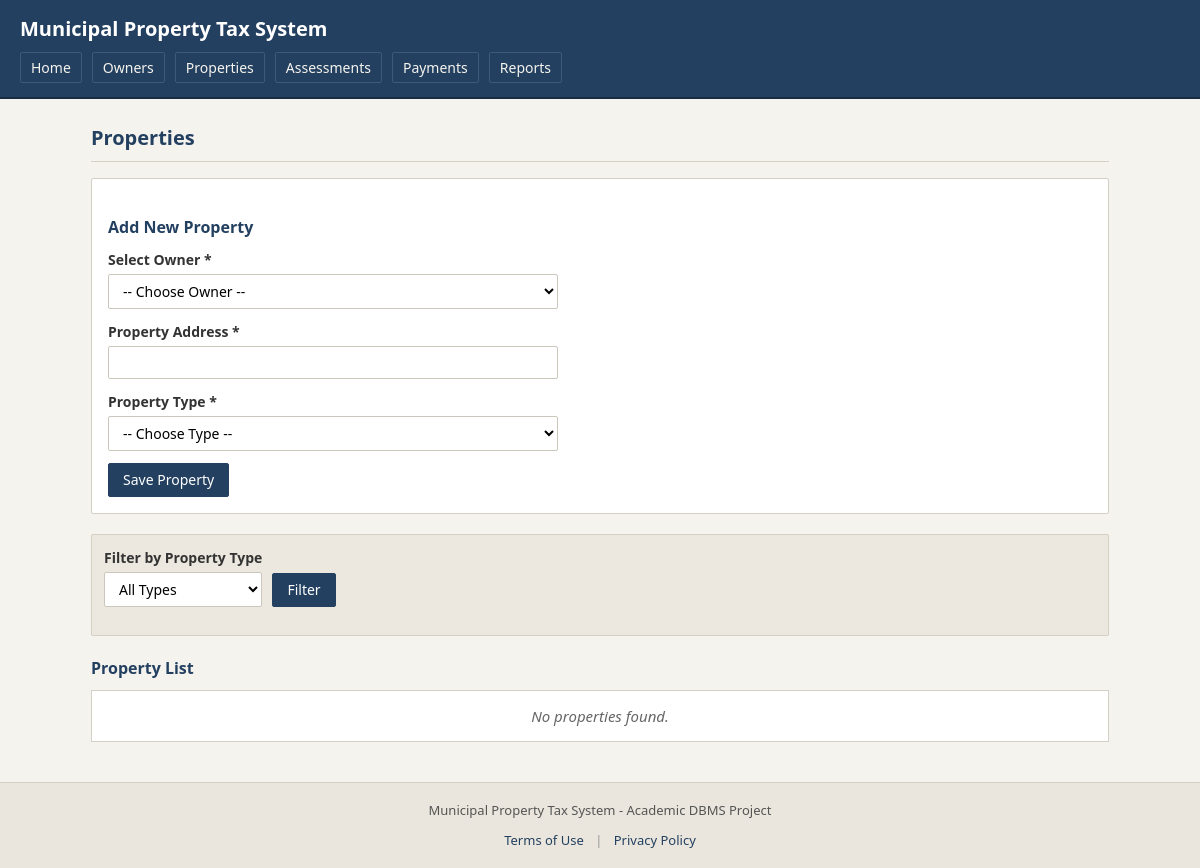
/properties.php, run on an earlier commit of the app's database.
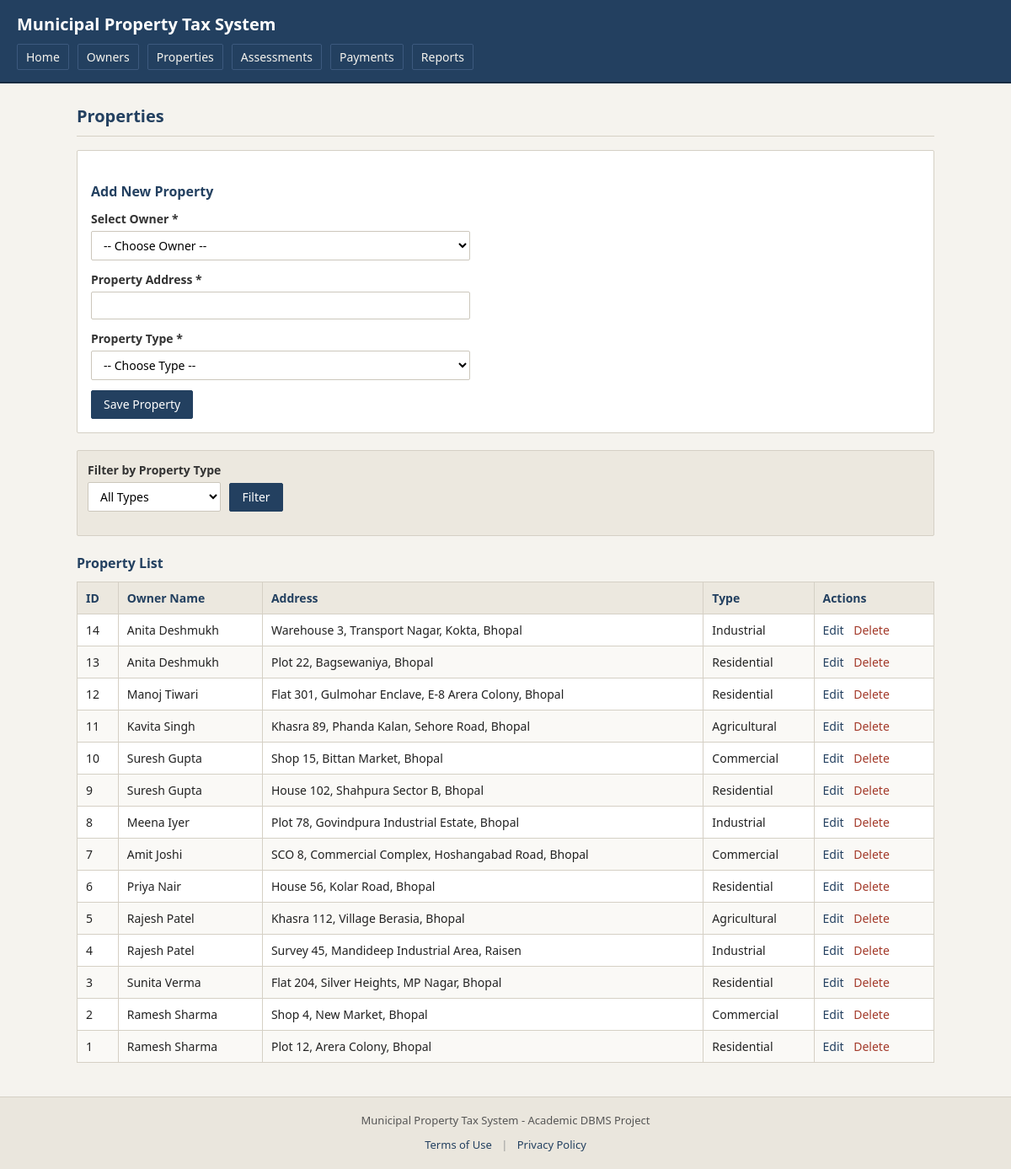
And on a later commit of the database.
### tables this page shows
CREATE TABLE Properties (
    property_id INT AUTO_INCREMENT PRIMARY KEY,
    owner_id INT NOT NULL,
    property_address VARCHAR(255) NOT NULL,
    property_type VARCHAR(30) NOT NULL,
    FOREIGN KEY (owner_id) REFERENCES PropertyOwners(owner_id)
);

CREATE TABLE PropertyOwners (
    owner_id INT AUTO_INCREMENT PRIMARY KEY,
    owner_name VARCHAR(100) NOT NULL,
    phone CHAR(10) NOT NULL,
    email VARCHAR(100)
);

### properties.php (the view, shortened to what this page needs)
<?php
include 'includes/db.php';
$allowed_types = ['Residential', 'Commercial', 'Industrial', 'Agricultural'];
$selected_type = isset($_GET['type']) ? trim($_GET['type']) : '';
if (in_array($selected_type, $allowed_types, true)) {
    $sql = "SELECT p.property_id, p.property_address, p.property_type, o.owner_name
            FROM Properties p
            JOIN PropertyOwners o ON p.owner_id = o.owner_id
            WHERE p.property_type = ?
            ORDER BY p.property_id DESC";
    $stmt = mysqli_prepare($con, $sql);
    mysqli_stmt_bind_param($stmt, "s", $selected_type);
    mysqli_stmt_execute($stmt);
    $result = mysqli_stmt_get_result($stmt);
} else {
    $sql = "SELECT p.property_id, p.property_address, p.property_type, o.owner_name
            FROM Properties p
            JOIN PropertyOwners o ON p.owner_id = o.owner_id
            ORDER BY p.property_id DESC";
    $result = mysqli_query($con, $sql);
}
include 'includes/header.php';
?>
<h1 class="page-title">Properties</h1>
<div class="card-box">
    <h2 class="section-title">Add New Property</h2>
    <form method="POST" action="properties.php">
        <div class="form-group">
            <label for="owner_id">Select Owner *</label>
            <select id="owner_id" name="owner_id" class="form-control" required>
                <option value="">-- Choose Owner --</option>
            </select>
        </div>
        <div class="form-group">
            <label for="property_address">Property Address *</label>
            <input type="text" id="property_address" name="property_address" class="form-control" required maxlength="255">
        </div>
        <div class="form-group">
            <label for="property_type">Property Type *</label>
            <select id="property_type" name="property_type" class="form-control" required>
                <option value="">-- Choose Type --</option>
            </select>
        </div>
        <button type="submit" class="btn">Save Property</button>
    </form>
</div>
<div class="filter-box">
    <form method="GET" action="properties.php" class="form-inline">
        <div class="form-group">
            <label for="type">Filter by Property Type</label>
            <select id="type" name="type" class="form-control">
                <option value="">All Types</option>
            </select>
        </div>
        <button type="submit" class="btn">Filter</button>
    </form>
</div>
<h2 class="section-title">Property List</h2>
<?php if ($result && mysqli_num_rows($result) > 0): ?>
    <div class="table-responsive">
        <table class="table">
            <thead>
                <tr>
                    <th>ID</th>
                    <th>Owner Name</th>
                    <th>Address</th>
                    <th>Type</th>
                    <th>Actions</th>
                </tr>
            </thead>
            <tbody>
                <?php while ($row = mysqli_fetch_assoc($result)): ?>
                    <tr>
                        <td><?php echo (int)$row['property_id']; ?></td>
                        <td><?php echo htmlspecialchars($row['owner_name']); ?></td>
                        <td><?php echo htmlspecialchars($row['property_address']); ?></td>
                        <td><?php echo htmlspecialchars($row['property_type']); ?></td>
                        <td class="action-links">
                            <a href="property_edit.php?id=<?php echo (int)$row['property_id']; ?>">Edit</a>
                            <a href="delete.php?type=property&id=<?php echo (int)$row['property_id']; ?>" class="text-danger">Delete</a>
                        </td>
                    </tr>
                <?php endwhile; ?>
            </tbody>
        </table>
    </div>
<?php else: ?>
    <div class="empty-msg">No properties found.</div>
<?php endif; ?>
<?php
include 'includes/footer.php';
?>

What changed in the data, as far as the page shows it:
added properties: property_id "14", owner.owner_name "Anita Deshmukh", property_address "Warehouse 3, Transport Nagar, Kokta, Bhopal", property_type "Industrial"
added properties: property_id "13", owner.owner_name "Anita Deshmukh", property_address "Plot 22, Bagsewaniya, Bhopal", property_type "Residential"
added properties: property_id "12", owner.owner_name "Manoj Tiwari", property_address "Flat 301, Gulmohar Enclave, E-8 Arera Colony, Bhopal", property_type "Residential"
added properties: property_id "11", owner.owner_name "Kavita Singh", property_address "Khasra 89, Phanda Kalan, Sehore Road, Bhopal", property_type "Agricultural"
added properties: property_id "10", owner.owner_name "Suresh Gupta", property_address "Shop 15, Bittan Market, Bhopal", property_type "Commercial"
added properties: property_id "9", owner.owner_name "Suresh Gupta", property_address "House 102, Shahpura Sector B, Bhopal", property_type "Residential"
added properties: property_id "8", owner.owner_name "Meena Iyer", property_address "Plot 78, Govindpura Industrial Estate, Bhopal", property_type "Industrial"
added properties: property_id "7", owner.owner_name "Amit Joshi", property_address "SCO 8, Commercial Complex, Hoshangabad Road, Bhopal", property_type "Commercial"
added properties: property_id "6", owner.owner_name "Priya Nair", property_address "House 56, Kolar Road, Bhopal", property_type "Residential"
added properties: property_id "5", owner.owner_name "Rajesh Patel", property_address "Khasra 112, Village Berasia, Bhopal", property_type "Agricultural"
added properties: property_id "4", owner.owner_name "Rajesh Patel", property_address "Survey 45, Mandideep Industrial Area, Raisen", property_type "Industrial"
added properties: property_id "3", owner.owner_name "Sunita Verma", property_address "Flat 204, Silver Heights, MP Nagar, Bhopal", property_type "Residential"
added properties: property_id "2", owner.owner_name "Ramesh Sharma", property_address "Shop 4, New Market, Bhopal", property_type "Commercial"
added properties: property_id "1", owner.owner_name "Ramesh Sharma", property_address "Plot 12, Arera Colony, Bhopal", property_type "Residential"
Also different on the page:
text no longer shown: "No properties found."
text now shown: "ID Owner Name Address Type Actions"
